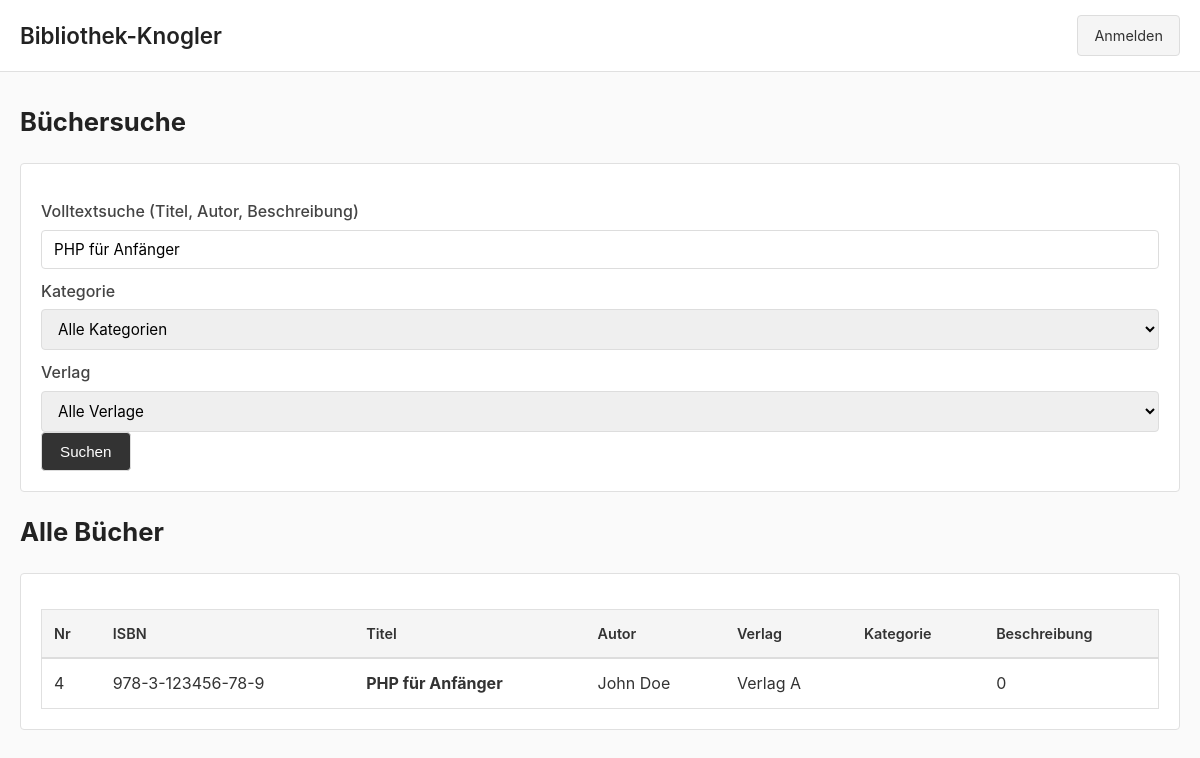
The page /index.php?suche=PHP für Anfänger on the database its author committed.
### tables this page shows
CREATE TABLE `buch` (
  `buch_nr` int(11) NOT NULL,
  `isbn` varchar(20) DEFAULT NULL,
  `titel` varchar(255) DEFAULT NULL,
  `autor` varchar(255) DEFAULT NULL,
  `verlag` varchar(255) DEFAULT NULL,
  `beschreibung` text DEFAULT NULL,
  `anschaffungspreis` decimal(10,2) DEFAULT NULL,
  `kategorie` varchar(100) DEFAULT NULL
);

### index.php (the view, shortened to what this page needs)
<?php
$conn = new mysqli("localhost", "root", "", "bibliothek_mtsp");
$conn->set_charset("utf8mb4");
$suche = trim($_GET["suche"] ?? "");
$sql = "SELECT buch_nr, isbn, titel, autor, verlag, beschreibung, kategorie FROM buch WHERE 1=1";
if ($suche !== "") {
    $sql .= " AND (titel LIKE '%$suche%' OR autor LIKE '%$suche%' OR beschreibung LIKE '%$suche%')";
}
$sql .= " ORDER BY buch_nr ASC";
$ergebnis = $conn->query($sql);
?>
<!DOCTYPE html>
<html lang="de">
<head>
    <link rel="stylesheet" href="style/style.css">
</head>
<body>
    <nav class="header-bar">
        <h1><a href="index.php" style="text-decoration: none; color: inherit;">Bibliothek-Knogler</a></h1>
        <div class="header-actions">
            <?php if (isset($_SESSION['bibliothekar_angemeldet']) && $_SESSION['bibliothekar_angemeldet'] === true): ?>
                <a href="verwaltung.php">Verwaltung</a>
                <a href="logout.php">Logout</a>
            <?php else: ?>
                <a href="login.php">Anmelden</a>
            <?php endif; ?>
        </div>
    </nav>
    <main>
        <h2>Büchersuche</h2>
        <section>
            <form method="get">
                <label for="suche">Volltextsuche (Titel, Autor, Beschreibung)</label>
                <input type="text" id="suche" name="suche" value="<?php echo htmlspecialchars($suche); ?>" placeholder="Suchbegriff eingeben">
                <label for="kategorie">Kategorie</label>
                <select id="kategorie" name="kategorie">
                    <option value="">Alle Kategorien</option>
                </select>
                <label for="verlag">Verlag</label>
                <select id="verlag" name="verlag">
                    <option value="">Alle Verlage</option>
                </select>
                <button type="submit">Suchen</button>
            </form>
        </section>
        <h2>Alle Bücher</h2>
        <section>
            <table>
                <thead>
                    <tr>
                        <th>Nr</th>
                        <th>ISBN</th>
                        <th>Titel</th>
                        <th>Autor</th>
                        <th>Verlag</th>
                        <th>Kategorie</th>
                        <th>Beschreibung</th>
                    </tr>
                </thead>
                <tbody>
                    <?php if ($ergebnis && $ergebnis->num_rows > 0): ?>
                        <?php while ($zeile = $ergebnis->fetch_assoc()): ?>
                            <tr>
                                <td><?php echo $zeile["buch_nr"]; ?></td>
                                <td><?php echo htmlspecialchars($zeile["isbn"]); ?></td>
                                <td><strong><?php echo htmlspecialchars($zeile["titel"]); ?></strong></td>
                                <td><?php echo htmlspecialchars($zeile["autor"]); ?></td>
                                <td><?php echo htmlspecialchars($zeile["verlag"]); ?></td>
                                <td><?php echo htmlspecialchars($zeile["kategorie"] ?? "-"); ?></td>
                                <td><?php echo htmlspecialchars(substr($zeile["beschreibung"] ?? "", 0, 100)) . (strlen($zeile["beschreibung"] ?? "") > 100 ? "..." : ""); ?></td>
                            </tr>
                        <?php endwhile; ?>
                    <?php else: ?>
                        <tr>
                            <td colspan="7" style="text-align: center;">Keine Bücher gefunden.</td>
                        </tr>
                    <?php endif; ?>
                </tbody>
            </table>
        </section>
    </main>
</body>
</html>

### style/style.css (style rules this page uses)
* { box-sizing: border-box; margin: 0; padding: 0; }
html, body { width: 100%; margin: 0; padding: 0; }
body { font-family: -apple-system, BlinkMacSystemFont, "Segoe UI", sans-serif; background-color: #fafafa; color: #333; line-height: 1.6; }
main { width: 100%; margin: 30px 0; padding: 0 20px; }
h1 { font-size: 1.4rem; font-weight: 600; }
h2 { font-size: 1.6rem; margin-bottom: 20px; color: #222; }
section { background: #fff; padding: 20px; margin-bottom: 20px; border: 1px solid #e0e0e0; border-radius: 4px; width: 100%; box-sizing: border-box; }
.header-bar { display: flex; align-items: center; justify-content: space-between; padding: 15px 20px; background: #fff; border-bottom: 1px solid #e0e0e0; }
.header-bar h1 { color: #222; }
.header-actions { display: flex; gap: 10px; }
.header-actions a { color: #333; text-decoration: none; padding: 8px 16px; border: 1px solid #ddd; border-radius: 4px; font-size: 0.9rem; background: #f5f5f5; transition: background 0.2s; }
button { padding: 10px 18px; border: 1px solid #ddd; border-radius: 4px; background: #333; color: #fff; font-size: 0.95rem; cursor: pointer; transition: background 0.2s; }
form { margin-top: 15px; }
label { display: block; margin: 10px 0 5px 0; font-weight: 500; color: #444; }
input[type="text"], input[type="password"], input[type="email"], input[type="number"], select, textarea { width: 100%; padding: 9px 12px; border: 1px solid #ddd; border-radius: 4px; font-size: 0.95rem; font-family: inherit; box-sizing: border-box; }
table { width: 100%; border-collapse: collapse; margin-top: 15px; border: 1px solid #e0e0e0; }
th { background: #f5f5f5; padding: 12px; text-align: left; font-weight: 600; border-bottom: 2px solid #ddd; font-size: 0.9rem; }
td { padding: 12px; border-bottom: 1px solid #e8e8e8; }
tr:last-child td { border-bottom: none; }
table td:last-child { white-space: nowrap; }

### rows shown on the page
buch: buch_nr "4", isbn "978-3-123456-78-9", titel "PHP für Anfänger", autor "John Doe", verlag "Verlag A", beschreibung "0"
